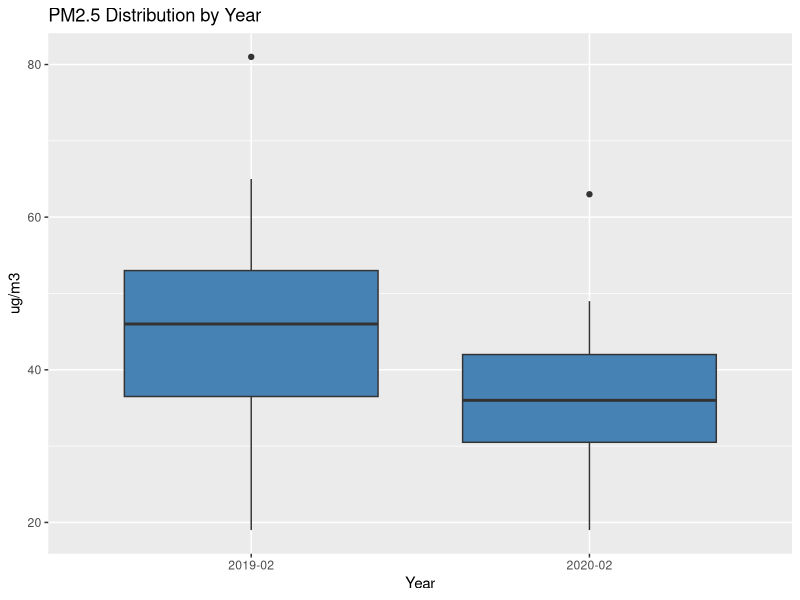
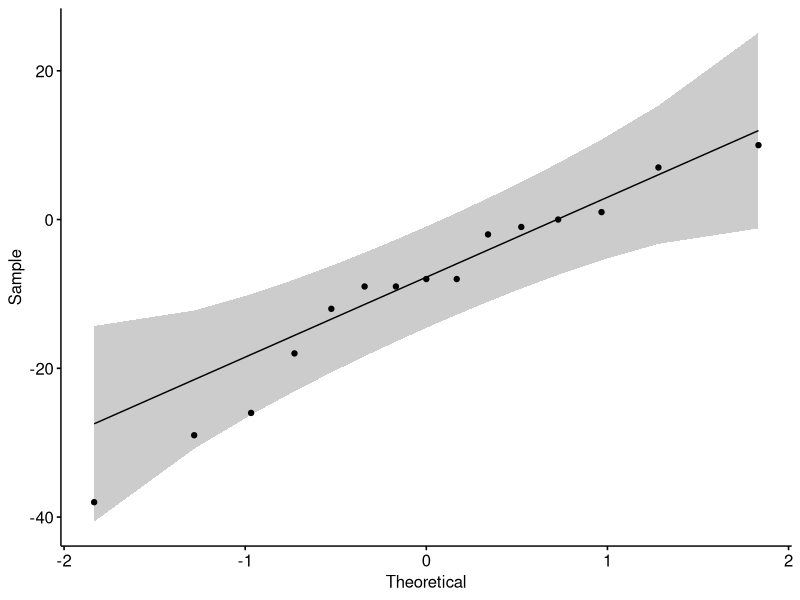
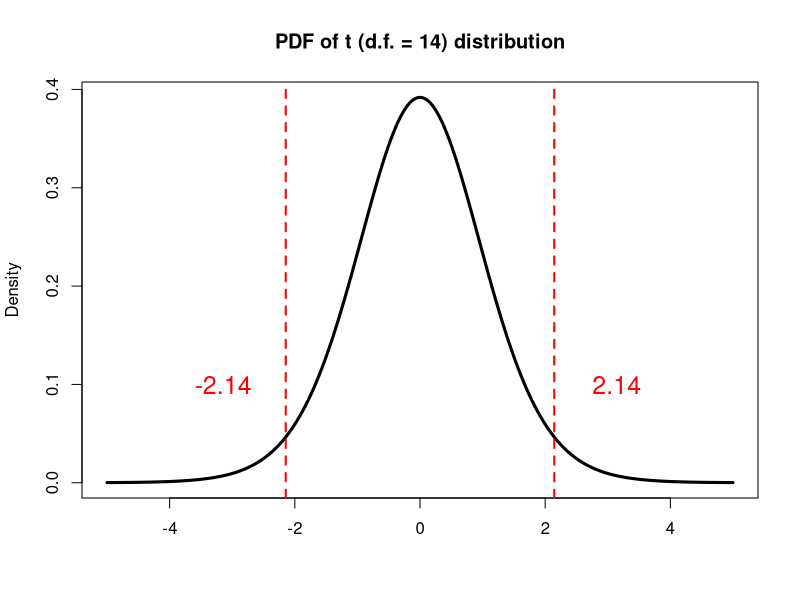

The R script that drew these images, in order:
## ---- chunk 1
library(ggpubr)
library(nortest)
library(ggplot2)
## ---- chunk 2

# PM2.5 in 2019 Feb.
PM2.5_2019  <- c(53, 41, 26, 19, 26, 48, 64, 46, 42, 65, 53, 81, 51, 32, 44)

# PM2.5 in 2020 Feb.
PM2.5_2020  <- c(63, 33, 24, 19, 33, 49, 38, 28, 41, 36, 41, 43, 43, 23, 35)

# Sample difference
Diff        <- PM2.5_2020 - PM2.5_2019

# Get sample size, degrees of freedom, and sd
n           <- length(Diff)
df          <- n - 1
sd          <- sd(Diff)

# Make data frame
PM2.5_data <- data.frame(PM2.5 = c(PM2.5_2019, PM2.5_2020),
                         Year = c(rep("2019-02",n),rep("2020-02",n)))

# Compare boxplots
PM2.5_data %>% 
  ggplot(aes(x=as.character(Year), y=PM2.5)) +
  geom_boxplot(fill="steelblue") +
  labs(title="PM2.5 Distribution by Year", x="Year", y="ug/m3")

# Check normality, qqplot
ggqqplot(Diff)

# Check normality, Shapiro-Wilk test
shapiro.test(Diff)

# SE of the difference
SE          <- sd/sqrt(n)

# Get t-ratio
t           <- mean(Diff)/SE

# Find the two-sided p-value
# The pt function gives the Cumulative Distribution Function (CDF) 
# of the Student's t distribution in R, which is the probability that 
# the variable takes a value lower or equal to a threshold (here |t|).
P_value     <- (1-pt(abs(t), df=df))*2

print(P_value)
## ---- chunk 3

# PM2.5 in 2019 Feb.
PM2.5_2019  <- c(53, 41, 26, 19, 26, 48, 64, 46, 42, 65, 53, 81, 51, 32, 44)

# PM2.5 in 2020 Feb.
PM2.5_2020  <- c(63, 33, 24, 19, 33, 49, 38, 28, 41, 36, 41, 43, 43, 23, 35)

# Call t.test function
# Here we compare the sample average with a known mean (0)
# Since H1 states a different PM2.5 level in 2020,
# we use two-sided p-value
# Pay attention the order of two samples
t.test(PM2.5_2020, PM2.5_2019, alternative="two.sided", paired=T)
## ---- chunk 4
# Make a vector from -5 to 5, with a step of 0.01 
x        <- seq(-5.0, 5.0, by=0.01)

# Compute the density for each element in x
# Set the degrees of freedom to be 14
density <- dt(x, df=14)

# Plot Density
plot(x, density, col="black", xlab="", ylab="Density", 
     type="l", lwd=3, cex=2, 
     xlim=c(-5.0, 5.0),
     main="PDF of t (d.f. = 14) distribution")

# Get the 2.5th percentile
p_2.5th  <- qt(0.025,df=14)

# Get the 97.5th percentile
p_97.5th <- qt(0.975,df=14)

# Add vertical lines
abline(v=p_2.5th,  col="red", lwd=2, lty=2)
text(p_2.5th-1, 0.1, as.character(round(p_2.5th,2)), col="red", cex=1.5)
abline(v=p_97.5th, col="red", lwd=2, lty=2)
text(p_97.5th+1, 0.1, as.character(round(p_97.5th,2)), col="red", cex=1.5)
